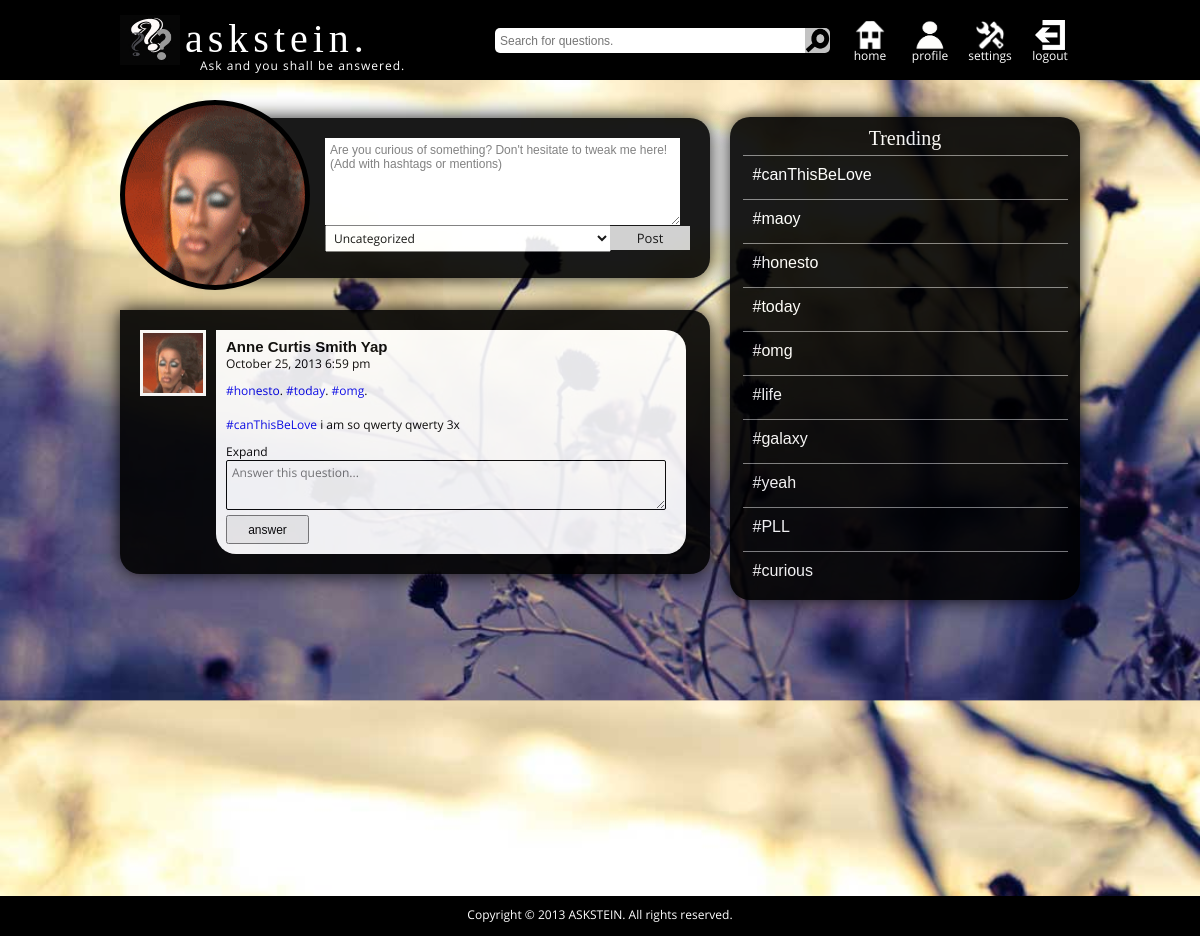
The app's page /filtered.php?hashtag=honesto (signed in) with its own data.
### tables this page shows
CREATE TABLE IF NOT EXISTS `user_profiles` (
  `user_id` int(255) NOT NULL,
  `firstname` varchar(255) DEFAULT NULL,
  `lastname` varchar(255) DEFAULT NULL,
  `bio` varchar(140) DEFAULT NULL,
  `gender` enum('MALE','FEMALE') DEFAULT 'MALE',
  `location` varchar(255) DEFAULT NULL,
  `birthdate` date DEFAULT '0000-00-00',
  `prof_pic` varchar(255) NOT NULL DEFAULT 'default.gif',
  `cover_pic` varchar(255) NOT NULL DEFAULT 'default.jpg',
  PRIMARY KEY (`user_id`),
  KEY `user_id` (`user_id`)
);

CREATE TABLE IF NOT EXISTS `questions` (
  `question_id` int(255) NOT NULL AUTO_INCREMENT,
  `num_of_followers` int(255) NOT NULL,
  `user_id` int(255) DEFAULT NULL,
  `content` text NOT NULL,
  `ask_date` timestamp NOT NULL DEFAULT CURRENT_TIMESTAMP,
  PRIMARY KEY (`question_id`),
  KEY `user_id` (`user_id`)
);

CREATE TABLE IF NOT EXISTS `hashtags` (
  `hashtag_id` int(255) NOT NULL AUTO_INCREMENT,
  `hashtag` varchar(255) NOT NULL,
  `date_created` timestamp NOT NULL DEFAULT CURRENT_TIMESTAMP ON UPDATE CURRENT_TIMESTAMP,
  `creator` int(11) DEFAULT NULL,
  PRIMARY KEY (`hashtag_id`),
  KEY `creator` (`creator`)
);

### process/common.php (called while the page is built, shortened)
<?php
	function multiexplode($string) {
		$delimiters = array(",", ".", "|", ":", "'", "\"", "\\", "?", "<", ">", "(", ")", ";", "!", "+", "-", "=", "*", "[", "]", "{", "}");
		return explode(' ', str_replace($delimiters, ' ', $string));
	}
	function formatizeTime($time) {
		return date("F j, Y g:i a", strtotime($time));
	}
	function formatizeHashTags($questionContent) {
		$tmpVarForTags = preg_split('/(\r\n)|\n|\r/', $questionContent);
		$tmpTagsForSearch = array();
		$tmpTagsForReplace = array();
		foreach ($tmpVarForTags as $candidate) {
			$tmp = multiexplode($candidate);
			foreach ($tmp as $tmpBit) {
				if ($tmpBit != '' && $tmpBit[0] == '#') {
					array_push($tmpTagsForSearch, $tmpBit);
					array_push($tmpTagsForReplace, '<a href="filtered.php?hashtag='.substr($tmpBit, 1).'">'.$tmpBit.'</a>');
				}
			}
		}
		return str_replace($tmpTagsForSearch, $tmpTagsForReplace, $questionContent);
	}
?>

### filtered.php (the view, shortened to what this page needs)
<?php
	include("process/common.php");
	$user_id = $_SESSION['userid'];
	$category = (isset($_GET['category'])) ? $_GET['category'] : '';
	$hashtag = (isset($_GET['hashtag'])) ? $_GET['hashtag'] : '';
	if ($category != '' && $hashtag != '') {
	} else if ($category == '' && $hashtag != '') {
		$questions_result = mysql_query(
			"SELECT users.username,
					users.user_id,
					user_profiles.prof_pic,
					user_profiles.firstname,
					user_profiles.lastname,
					questions.content,
					questions.question_id,
					questions.ask_date
			FROM questions
			INNER JOIN users
			INNER JOIN user_profiles
			INNER JOIN question_hashtags
			INNER JOIN hashtags
			ON questions.user_id = users.user_id
			AND users.user_id = user_profiles.user_id
			AND questions.question_id = question_hashtags.question_id
			AND question_hashtags.hashtag_id = hashtags.hashtag_id
			AND hashtags.hashtag = '$hashtag'
			ORDER BY questions.question_id DESC");
		$question_list = array();
		while ($question = mysql_fetch_assoc($questions_result)) {
			array_push($question_list, $question);
		}
	} else if ($category != '' && $hashtag == '') {
	} else {
	}
	$user = mysql_query(
		"SELECT users.user_id,
				users.username,
				user_profiles.prof_pic
		FROM users
		INNER JOIN user_profiles
		ON users.user_id = user_profiles.user_id
		WHERE users.user_id = '$user_id'");
	$user = mysql_fetch_assoc($user);
?>
<html>
	<head>
<?php include('fronts/header.php'); ?>
		<div class="wrapper">
			<div class="content">
				<div class="ask">
					<img src="images/prof_pics/<?= $user['prof_pic']; ?>" class="prof_pic"/>
					<div class="field">
						<form action="process/question.php" method="POST">
							<textarea id="textarea" name="question" placeholder="Are you curious of something? Don't hesitate to tweak me here! (Add with hashtags or mentions)"></textarea>
							<div class="below_question">
								<select id="tag" name="category">
									<option value="1100" selected>Uncategorized</option>
								</select>
								<input type="submit" id="post_button" value="Post"/>
							</div>
						</form>
					</div>
				</div>
				<div class="container0" style="border-radius: 0px 20px 20px 20px;">
					<?php
						$questionCtr = 0;
						foreach ($question_list as $question) : ?>
						<div class="question">
							<div id="profile_picture" style="background: url('images/prof_pics/<?= $question['prof_pic']; ?>') no-repeat; background-size: 60px 60px"></div>
							<div class="question_content">
								<div id="username"><a href="<?php echo 'user_profile.php?profile_id='.$question['user_id']; ?>"><?php echo ucfirst($question['firstname']) . ' ' . ucfirst($question['lastname']); ?></a></div>
								<div class="question_info"><?php echo formatizeTime($question['ask_date']); ?></div>
								<div id="question_text"><?php echo nl2br(formatizeHashTags($question['content'])); ?></div>
								<a href="<?php echo 'question_content.php?question_id=' . $question['question_id']; ?>" type="button" class="question_buttons" name="follow_question">Expand</a><br>
								<form action="process/answer.php" method="POST">
									<textarea id="answer" name="content" placeholder="Answer this question..."></textarea>
									<input type="submit" id="answer_button" value="answer"/>
								</form>
							</div>
						</div>
					<?php $questionCtr++; endforeach; ?>
				</div>
				<div class="container2" style="margin-top: -193px">
					<div style="font-size: 20px; text-align: center; font-family: 'Scribble Box'">Trending</div>
					<div class="contain">
						<?php
							$allHashtags = mysql_query("SELECT hashtag_id, hashtag FROM hashtags");
							$hashtags = array();
							while ($aHashtag = mysql_fetch_assoc($allHashtags)) {
								$hId = $aHashtag['hashtag_id'];
								$tmpCount = mysql_query("SELECT COUNT(*) FROM question_hashtags WHERE hashtag_id = '$hId'");
								$tmpCount = mysql_fetch_array($tmpCount);
								array_push($hashtags, array('counts' => $tmpCount[0], 'hashtag'=> $aHashtag['hashtag']));
							}
							usort($hashtags, "cmp");
							$size = (sizeof($hashtags) < 10) ? sizeof($hashtags) : 10;
							for ($i = 0; $i < $size; $i++) : ?>
								<div class="little_steins">
									<a href="filtered.php?hashtag=<?= $hashtags[$i]['hashtag']; ?>" style="font-family: sans-serif; color: #fff">#<?= $hashtags[$i]['hashtag']; ?></a>
								</div>
							<?php endfor;
						?>
					</div>
				</div>
			</div>
<?php include('fronts/footer.php'); ?>

### styles.css (style rules this page uses)
* { margin: 0px auto; padding: 0px; }
a { text-decoration: none; }
html, body { height: 100%; background: url("images/background/1.jpg"); background-size: 100% auto; background-attachment:fixed; }
body { border-top: 1px solid transparent; margin-top: -1px; }
.wrapper { min-height: 100%; }
.content { width: 960px; height: auto; }
.content .ask { width: 590px; height: 190px; float: left; margin-bottom: 20px; }
.content .ask .prof_pic { width: 180px; height: 180px; background: black; float: left; border: 5px solid black; border-radius: 120px; position: relative; z-index: 1; }
.content .ask .field { width: 520px; height: 160px; background: black; margin: 18px 0px 0px 70px; border-radius: 0px 20px 20px 0px; opacity: .9; box-shadow: 0px 0px 20px black; }
.content .ask .field #textarea { width: 355px; max-width: 355px; max-height: 87px; height: 87px; font-family: sans-serif; font-size: 12px; margin: 20px 0px 0px 15px; padding: 5px; outline: none; vertical-align: top; border: none; }
.content .ask .field #tag { width: 286px; height: 27px; font-family: 'Open Sans', sans-serif; font-size: 12px; margin: 0px 0px 0px 15px; padding: 4px; outline: none; }
.content .ask .field #post_button { font-family: 'Open Sans'; font-size: 13px; border: none; height: 24px; width: 80px; padding: 3px 10px; background: #cccccc; margin-left: -5px; }
.content .container0 { width: 590px; height: auto; background: black; float: left; border-radius: 0px 20px 20px 20px; box-shadow: 0px 0px 20px black; opacity: .9; }
.content .container0 .question { width: 550px; height: auto; margin: 20px 20px 0px 20px; }
.content .container0 .question #profile_picture { width: 60px; height: 60px; background: url("images/login.png") no-repeat; background-size: 60px 60px; float: left; border: 3px solid white; }
.content .container0 .question .question_content { width: 450px; height: auto; font-family: 'Open Sans'; background: white; margin: 0px 0px 20px 10px; padding: 0px 10px 10px 10px; border-radius: 0px 20px 20px 20px; float: left; }
.content .container0 .question .question_content #username { margin-top: 8px; }
.content .container0 .question .question_content #username a { font-family: 'Arial'; font-weight: bold; font-size: 15px; color: black; }
.content .container0 .question .question_content .question_info, .question_info a { font-family: 'Open Sans'; font-size: 12px; color: black; margin-bottom: 5px; }
.content .container0 .question .question_content #question_text { font-family: 'Open Sans'; font-size: 12px; margin: 10px 0px; }
.content .container0 .question .question_content .question_buttons { cursor: pointer; font-size: 12px; font-family: 'Open Sans'; border: none; margin-bottom: 5px; color: black; background: white; }
.content .container0 .question .question_content #answer { font-family: 'Open Sans'; font-size: 12px; width: 440px; height: 50px; max-width: 440px; max-height: 50px; border: 1px solid black; outline: none; padding: 3px 5px; border-radius: 2px; margin-bottom: 5px; }
.content .container0 .question .question_content #answer_button { width: 83px; height: 29px; font-family: sans-serif; font-size: 12px; }
.content .container2 { width: 350px; height: auto; background: black; float: right; border-radius: 20px 20px 20px 20px; box-shadow: 0px 0px 20px black; opacity: .9; margin-bottom: 20px; padding-top: 10px; color: white; padding: 10px 0px; }
.content .container2 .little_steins { width: 305px; height: auto; margin-top: 5px; padding: 10px; border-top: 1px solid gray; }

### records on screen
user_profiles: prof_pic (placeholder picture)
questions: user_profiles.prof_pic (placeholder picture), user_profiles.firstname "Anne Curtis", user_profiles.lastname "Smith Yap", ask_date "October 25, 2013 6:59 pm", content "#honesto . #today . #omg . #canThisBeLove i am so qwerty qwerty 3x"
hashtags: hashtag "honesto"

### other values on screen
$hashtags[$i]['hashtag'] "canThisBeLove"
$hashtags[$i]['hashtag'] "maoy"
$hashtags[$i]['hashtag'] "today"
$hashtags[$i]['hashtag'] "omg"
$hashtags[$i]['hashtag'] "life"
$hashtags[$i]['hashtag'] "galaxy"
$hashtags[$i]['hashtag'] "yeah"
$hashtags[$i]['hashtag'] "PLL"
$hashtags[$i]['hashtag'] "curious"
